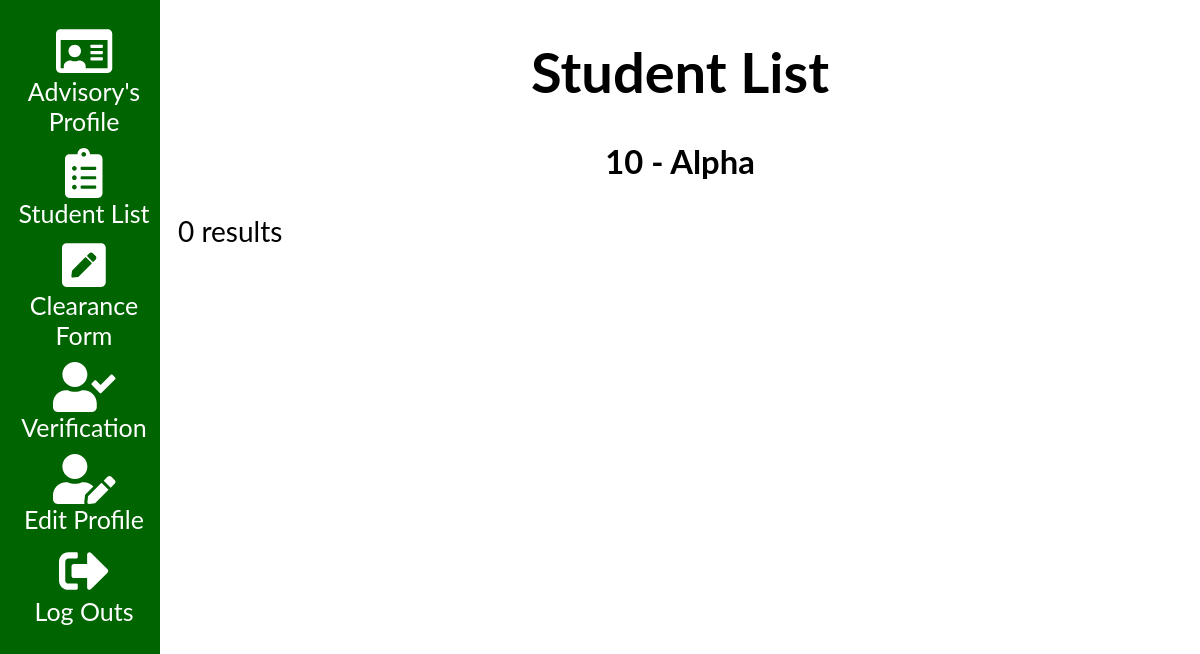
The app's page /teacherclearance.php (signed in), older data.
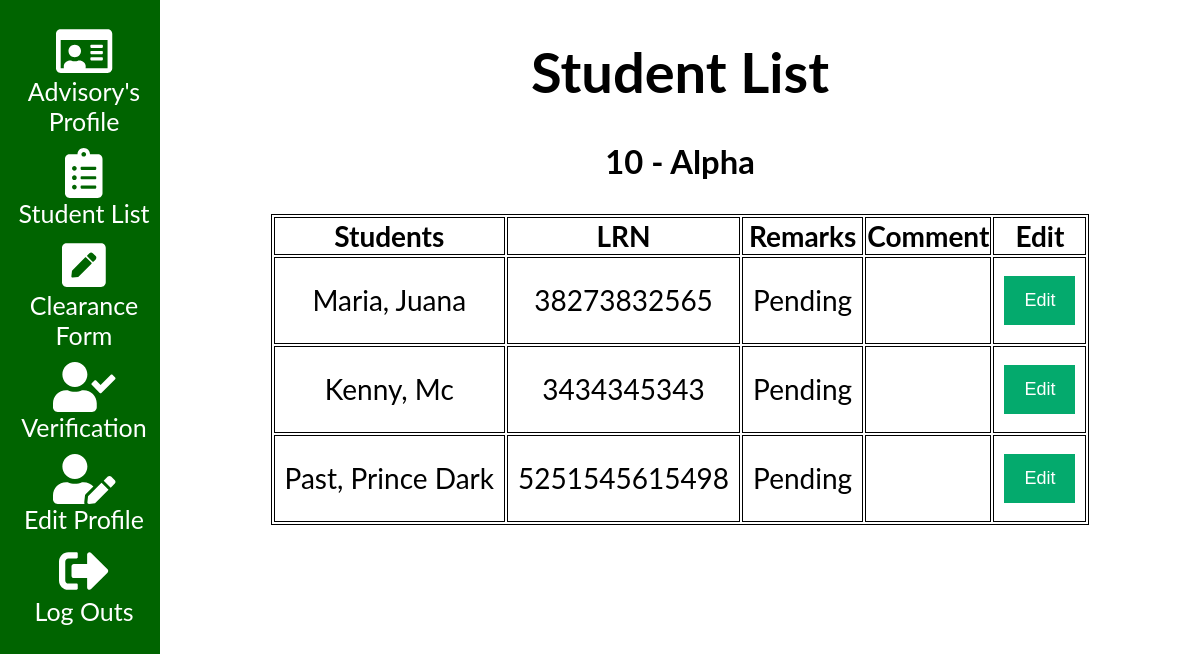
The same page, newer data.
### tables this page shows
CREATE TABLE `section` (
  `section_id` int(11) NOT NULL,
  `section_name` varchar(50) NOT NULL
);

CREATE TABLE `student` (
  `student_id` int(11) NOT NULL,
  `first_name` varchar(50) NOT NULL,
  `middle_name` varchar(50) DEFAULT NULL,
  `last_name` varchar(50) NOT NULL,
  `grade` int(2) NOT NULL,
  `section_id` int(11) NOT NULL,
  `lrn` bigint(15) NOT NULL,
  `gender` enum('Male','Female') NOT NULL,
  `contact_number` bigint(15) NOT NULL,
  `birthday` date NOT NULL,
  `address` varchar(50) NOT NULL,
  `username` varchar(50) NOT NULL,
  `password` varchar(50) NOT NULL,
  `status` enum('Pending','Verified') NOT NULL
);

### resources/plugins/clearance-table.php (the view)
<?php
$student = "SELECT a.student_id, a.first_name, a.middle_name, a.last_name, a.lrn, b.remarks, b.comment
FROM student a
JOIN clearance b ON b.student_id = a.student_id
JOIN lesson_plan c ON b.lesson_plan_id = b.lesson_plan_id
JOIN teacher d ON d.teacher_id = c.teacher_id
JOIN section e ON e.section_id = c.section_id
WHERE d.teacher_id = $current_id
AND a.section_id = $section_id
GROUP BY a.student_id";
$result = $conn->query($student);
if ($result->num_rows > 0) {
    echo
    "
    <table class='table-list table-to-refresh'>
    <tr>
    <th>Students</th>
    <th>LRN</th>
    <th>Remarks</th>
    <th>Comment</th>
    <th>Edit</th>
    </tr>";
    while($row = $result->fetch_assoc()) { ?>
            <td align="center"><?php echo $row["last_name"] . ', ' . $row['first_name'] . '  ' . $row['middle_name']; ?></td>
            <td><?php echo $row["lrn"]?></td>
            <td><?php echo $row["remarks"]?></td>
            <td><?php echo $row["comment"]?></td>
            <td><button type='submit' name='verified' value="<?php echo $row['student_id'] ?>" >Edit</button></td>
      </tr><?php
    }
    echo "</table>";
    } else {
    echo "0 results";
    }
?>

### teacherclearance.php (shortened to what this page needs)
<?php
$current_id = $_SESSION['teacher_id'];
$conn = connect();
$profilesql = "SELECT c.section_id ,c.section_name FROM teacher a
JOIN lesson_plan b ON a.teacher_id = b.teacher_id
JOIN section c ON b.section_id = c.section_id
WHERE a.teacher_id = $current_id";
    $profilequery = mysqli_query($conn, $profilesql);
$row2 = mysqli_fetch_assoc($profilequery);
$section = $row2['section_name'];
$section_id = $row2['section_id'];
$current_id = $_SESSION['teacher_id'];
$profilesql = "SELECT * FROM teacher a
JOIN lesson_plan b ON  a.teacher_id = b.teacher_id
JOIN section c ON b.section_id = c.section_id
JOIN subject d ON b.subject_id = d.subject_id
WHERE a.teacher_id = $current_id";
    $profilequery = mysqli_query($conn, $profilesql);
$row = mysqli_fetch_assoc($profilequery);
?>
<!DOCTYPE html>
<html>
<head>
<link rel="stylesheet" href="resources/css/main.css">
</head>
<body>
<form method="post">
<?php include "resources/plugins/teachersidenav.php" ?>
    <div class="main">
        <center><h1>Student List</h1></center>
        <?php
        echo "<center><h3>10 - $section </h3></center>";
        include "resources/plugins/clearance-table.php"
        ?>
    </div>
        </form>
</body>
</html>

### resources/plugins/teachersidenav.php (shortened to what this page needs)
<?php
$directoryURI = $_SERVER['REQUEST_URI'];
$path = parse_url($directoryURI, PHP_URL_PATH);
?>
<?php
        if($row['advisory_section_id'] != null){?>
        <div class="sidenav">
        <a href="teacherdashboard.php"> <i class="<?php if ($path=="/LAYOUT/teacherdashboard.php") {echo "active"; }?> far fa-id-card teacher-icons" aria-hidden="true" style="font-size:50px"></i><br>Advisory's Profile</a>
        <a href="studentlist.php"> <i class="<?php if ($path=="/LAYOUT/studentlist.php") {echo "active"; }?> fas fa-clipboard-list teacher-icons" aria-hidden="true" style="font-size:50px"></i><br>Student List</a>
        <a href="teacherclearance.php"> <i class="<?php if ($path=="/LAYOUT/teacherclearance.php") {echo "active"; }?> fas fa-pen-square teacher-icons" aria-hidden="true" style="font-size:50px"></i><br>Clearance Form</a>
        <a href="verification.php"> <i class="<?php if ($path=="/LAYOUT/verification.php") {echo "active"; }?> fas fa-user-check" aria-hidden="true" style="font-size:50px"></i><br>Verification</a>
        <a href="teacheredit.php"> <i class="<?php if ($path=="/LAYOUT/teacheredit.php") {echo "active"; }?> fas fa-user-edit teacher-icons" style="font-size:50px"></i><br>Edit Profile</a>
        <a href="logout.php"> <i class="fas fa-sign-out-alt teacher-icons" style="font-size:50px"></i><br>Log Outs</a>
        </div>
    <?php }
?>

### resources/css/main.css (style rules this page uses)
body { font-family: "Lato", sans-serif; }
.sidenav { height: 100%; width: 160px; position: fixed; z-index: 1; top: 0; left: 0; background-color: #006400; overflow-x: hidden; padding-top: 20px; text-align: center; }
.sidenav a, i { padding: 6px 8px 6px 16px; text-decoration: none; font-size: 25px; color: white; display: block; text-align: center; }
.main { margin-left: 160px; font-size: 28px; padding: 0px 10px; }
button { background-color: #04AA6D; color: white; padding: 14px 20px; margin: 8px 0; border: none; cursor: pointer; width: 100%; text-align:center; font-family: Fontin, Arial, Verdana; font-size: 18px; }
table, th, td { border: 1px solid black; }
table { margin-top:150px; }
td { padding: 10px; text-align: center }
.table-profile, .table-list, .table-clearance { margin-left: auto; margin-right: auto; }
.table-clearance, .table-list { margin-top: auto; }
.table-list { text-align: center; }
.teacher-icons { font-size: 70px; text-align: center; }

Row changes from the older to the newer data that the page shows:
now on this page (row unchanged): student: last_name "Maria", first_name "Juana", lrn "38273832565", remarks "Pending", $row['student_id'] 2 (drawn)
now on this page (row edited): student: last_name "Kenny", first_name "Mc", lrn "3434345343", remarks "Pending", $row['student_id'] 3 (drawn)
added student: last_name "Past", first_name "Prince", middle_name "Dark", lrn "5251545615498", remarks "Pending", $row['student_id'] 6 (drawn)
Text that changed along with them:
text no longer shown: "0 results"
text now shown: "Students LRN Remarks Comment Edit"
